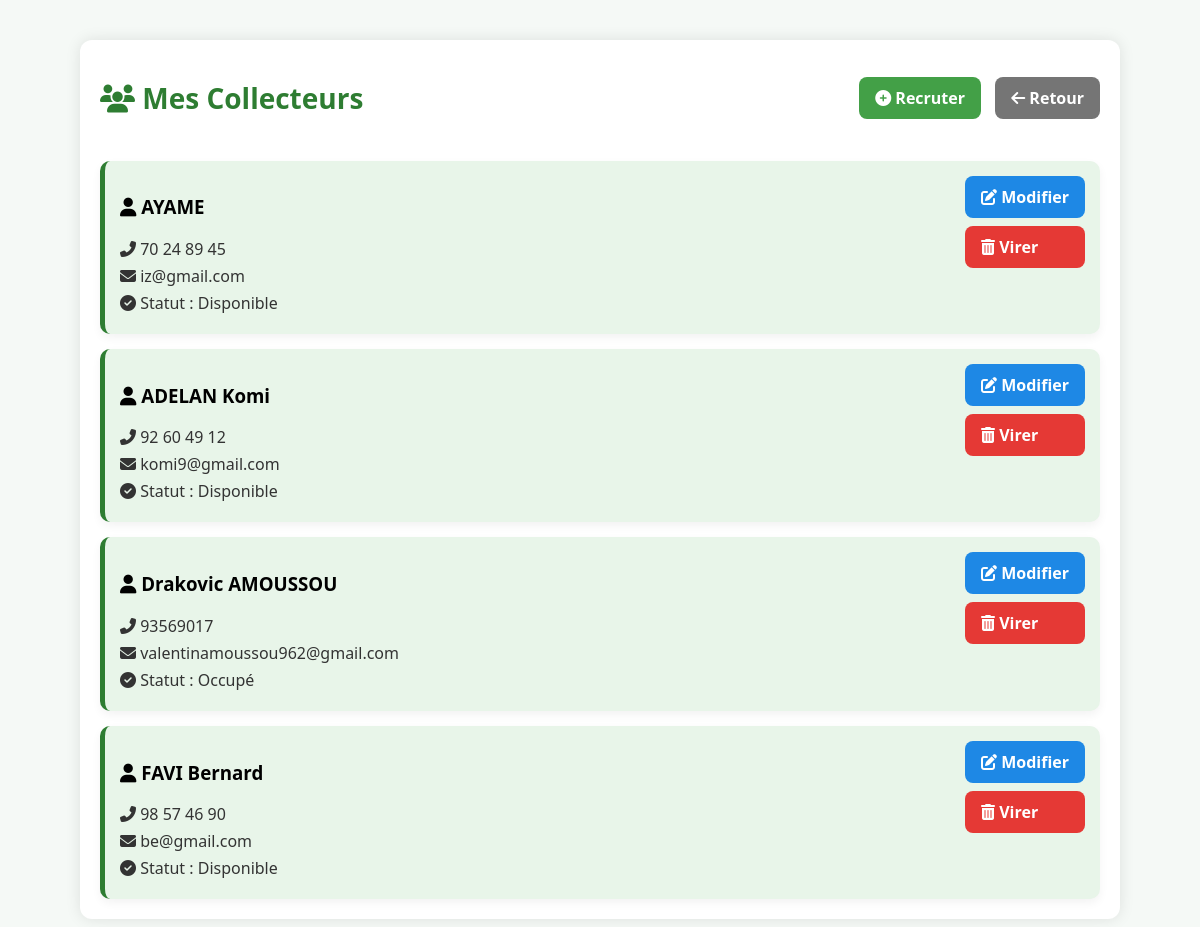
/liste_collecteurs.php (signed in), run on the app's committed database.
### tables this page shows
CREATE TABLE IF NOT EXISTS `collecteurs` (
  `id` int NOT NULL AUTO_INCREMENT,
  `entreprise_id` int NOT NULL,
  `nom` varchar(100) NOT NULL,
  `telephone` varchar(20) NOT NULL,
  `email` varchar(100) NOT NULL,
  `statut` enum('disponible','occupé') DEFAULT 'disponible',
  `adresse` varchar(255) NOT NULL,
  `ville` varchar(100) NOT NULL,
  `photo` varchar(255) DEFAULT NULL,
  `notifications` text,
  `collecteur_id` int NOT NULL,
  PRIMARY KEY (`id`),
  UNIQUE KEY `email` (`email`),
  KEY `entreprise_id` (`entreprise_id`)
);

### public/liste_collecteurs.php (the view, shortened to what this page needs)
<?php
include '../config/database.php';
$stmt = $pdo->prepare("SELECT * FROM collecteurs WHERE entreprise_id = ?");
$stmt->execute([$_SESSION['id']]);
$collecteurs = $stmt->fetchAll(PDO::FETCH_ASSOC);
?>
<!DOCTYPE html>
<html lang="fr">
<head>
    <link rel="stylesheet" href="css/liste_collecteurs.css">
    <link rel="stylesheet" href="https://cdnjs.cloudflare.com/ajax/libs/font-awesome/6.4.2/css/all.min.css">
</head>
<body>
    <div class="container">
        <div class="header">
            <h1><i class="fas fa-users"></i> Mes Collecteurs</h1>
            <div class="buttons">
                <a href="recrutement_collecteur.php" class="btn green"><i class="fas fa-plus-circle"></i> Recruter</a>
                <a href="dashboard_entreprise.php" class="btn back"><i class="fas fa-arrow-left"></i> Retour</a>
            </div>
        </div>
        <div class="collecteur-list">
            <?php if (empty($collecteurs)): ?>
                <p class="no-data">😕 Aucun collecteur recruté pour l’instant.</p>
            <?php else: ?>
                <?php foreach ($collecteurs as $collecteur): ?>
                    <div class="collecteur-card">
                        <div class="infos">
                            <h3><i class="fas fa-user"></i> <?= htmlspecialchars($collecteur['nom']) ?></h3>
                            <p><i class="fas fa-phone-alt"></i> <?= htmlspecialchars($collecteur['telephone']) ?></p>
                            <p><i class="fas fa-envelope"></i> <?= htmlspecialchars($collecteur['email']) ?></p>
                            <p><i class="fas fa-check-circle"></i> Statut : <?= ucfirst($collecteur['statut']) ?></p>
                        </div>
                        <div class="actions">
                            <a href="modifier_collecteur.php?id=<?= $collecteur['id'] ?>" class="btn blue"><i class="fas fa-edit"></i> Modifier</a>
                            <a href="../controllers/SupprimerCollecteurController.php?id=<?= $collecteur['id'] ?>" class="btn red" onclick="return confirm('Voulez-vous vraiment virer ce collecteur ?');"><i class="fas fa-trash-alt"></i> Virer</a>
                        </div>
                    </div>
                <?php endforeach; ?>
            <?php endif; ?>
        </div>
    </div>
</body>
</html>

### public/css/liste_collecteurs.css (style rules this page uses)
body { font-family: 'Segoe UI', sans-serif; background-color: #f5f9f6; margin: 0; padding: 0; }
.container { max-width: 1000px; margin: 40px auto; padding: 20px; background: #ffffff; border-radius: 12px; box-shadow: 0 0 15px rgba(0,0,0,0.1); }
.header { display: flex; justify-content: space-between; align-items: center; margin-bottom: 25px; }
.header h1 { font-size: 28px; color: #2e7d32; }
.buttons a { margin-left: 10px; }
.btn { padding: 10px 16px; border-radius: 8px; text-decoration: none; color: #fff; font-weight: bold; transition: 0.3s ease; }
.green { background-color: #43a047; }
.blue { background-color: #1e88e5; }
.red { background-color: #e53935; }
.back { background-color: #757575; }
.collecteur-list { display: flex; flex-direction: column; gap: 15px; }
.collecteur-card { display: flex; justify-content: space-between; align-items: flex-start; background-color: #e8f5e9; border-left: 5px solid #2e7d32; padding: 15px; border-radius: 10px; box-shadow: 0 4px 10px rgba(0,0,0,0.05); }
.collecteur-card .infos p { margin: 5px 0; color: #333; }
.collecteur-card .actions { display: flex; flex-direction: column; gap: 8px; }

### data on the page
collecteurs: nom "AYAME", telephone "70 24 89 45", email "iz@gmail.com", statut "Disponible"
collecteurs: nom "ADELAN Komi", telephone "92 60 49 12", email "komi9@gmail.com", statut "Disponible"
collecteurs: nom "Drakovic AMOUSSOU", telephone "93569017", email "valentinamoussou962@gmail.com", statut "Occupé"
collecteurs: nom "FAVI Bernard", telephone "98 57 46 90", email "be@gmail.com", statut "Disponible"
